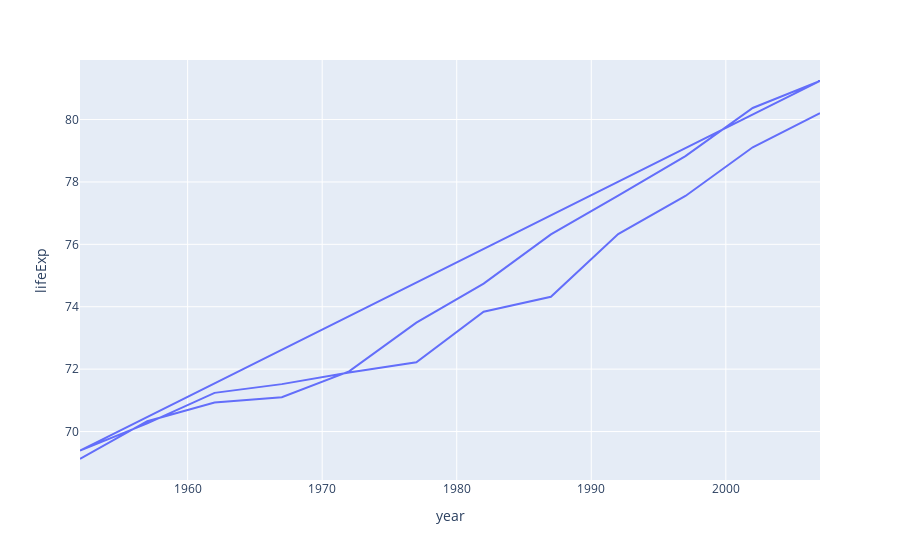

The notebook cell this image was saved under:
### Code cell
fig = px.line(chartss,x="year",y ="lifeExp")
fig

### Figure 1 — Plotly figure (JSON) as saved in the notebook; plotly's stock layout.template omitted (floating-point values rounded to 4 significant figures)
{"data": [{"hovertemplate": "year=%{x}<br>lifeExp=%{y}<extra></extra>", "legendgroup": "", "line": {"color": "#636efa", "dash": "solid"}, "marker": {"symbol": "circle"}, "mode": "lines", "name": "", "orientation": "v", "showlegend": false, "type": "scatter", "x": [1952, 1957, 1962, 1967, 1972, 1977, 1982, 1987, 1992, 1997, 2002, 2007, 1952, 1957, 1962, 1967, 1972, 1977, 1982, 1987, 1992, 1997, 2002, 2007], "xaxis": "x", "y": [69.12, 70.33, 70.93, 71.1, 71.93, 73.49, 74.74, 76.32, 77.56, 78.83, 80.37, 81.23, 69.39, 70.26, 71.24, 71.52, 71.89, 72.22, 73.84, 74.32, 76.33, 77.55, 79.11, 80.2], "yaxis": "y"}], "layout": {"legend": {"tracegroupgap": 0}, "margin": {"t": 60}, "xaxis": {"anchor": "y", "domain": [0, 1], "title": {"text": "year"}}, "yaxis": {"anchor": "x", "domain": [0, 1], "title": {"text": "lifeExp"}}}}
